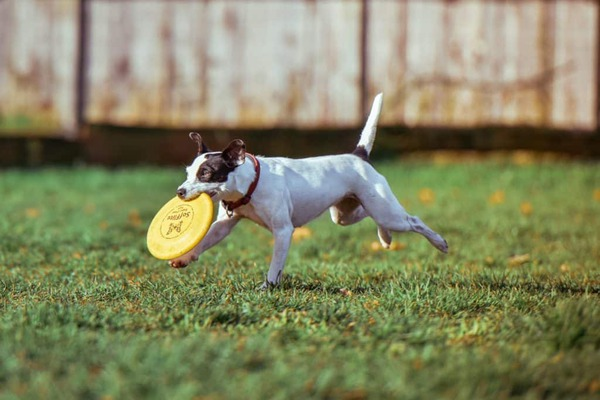
#> input picture 1_day/2.selective_search/images/dog.jpg, 600 x 400 px, found by its file name
$ jupyter execute selective_search.ipynb   (shell and % lines are left out)
#> lines starting #> are read from the running program, lines starting #| are printed output that depends on the picture
## Selective Search 예제

### 코드 다운로드

[cell 1]
%cd opencv-selective-search

[cell 2]
import cv2
import numpy as np
import matplotlib.pyplot as plt
import time
import random

[cell 3]
def plt_imshow(title, image):
    # convert the image frame BGR to RGB color space and display it
    image = cv2.cvtColor(image, cv2.COLOR_BGR2RGB)
    plt.imshow(image)
    plt.title(title)
    plt.grid(False)
    plt.show()

### segmetation 데모

[cell 4]
def graph_segmentation_demo(image_path, sigma=0.5, k=300, min_size=1000):
    # Load the image
#> called with image_path = 'dog.jpg', sigma = 0.1, k = 2000, min_size = 100
    image = cv2.imread(image_path)
#> image is the input picture: shape (400, 600, 3); mean B, G, R 98.2, 133.9, 132

    # Create the GraphSegmentation object
    gs = cv2.ximgproc.segmentation.createGraphSegmentation()

    # Set the sigma, k, and min_size parameters
    gs.setSigma(sigma)
    gs.setK(k)
    gs.setMinSize(min_size)

    # Process the image
    print(image.shape)
#| (400, 600, 3)
    segments = gs.processImage(image)
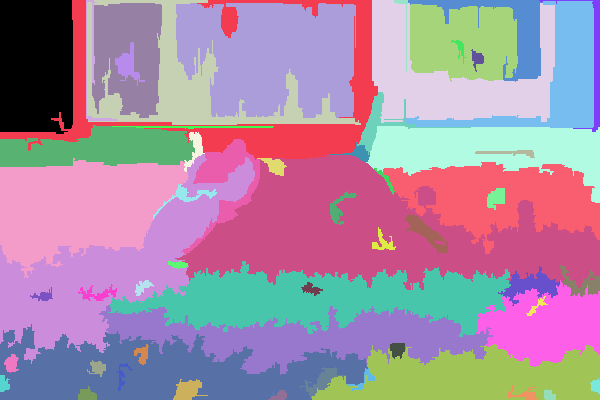
#> segments: shape (400, 600) int32; 61 distinct labels, from 0 to 60; one colour per label, 0 black
    print(segments.shape)
#| (400, 600)

    # Create a color image to visualize the segmentation
    visual = np.zeros((segments.shape[0], segments.shape[1], 3), dtype=np.uint8)
    segment_ids = np.unique(segments)
#> segment_ids = 61 values from 0 to 60
    print(segment_ids)
#| [ 0  1  2  3  4  5  6  7  8  9 10 11 12 13 14 15 16 17 18 19 20 21 22 23
#|  24 25 26 27 28 29 30 31 32 33 34 35 36 37 38 39 40 41 42 43 44 45 46 47
#|  48 49 50 51 52 53 54 55 56 57 58 59 60]
    for segment_id in segment_ids:
        visual[segments == segment_id] = [np.random.randint(0, 256) for _ in range(3)]
#> this loop made 61 passes
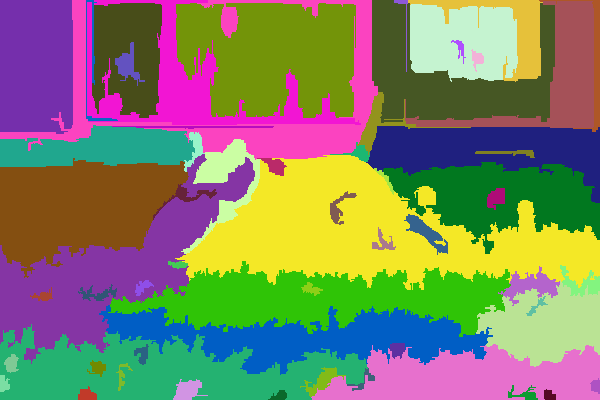
#> visual: shape (400, 600, 3); mean of channels 0, 1, 2 100.2, 129.5, 128.4; drawn as B, G, R

    return visual

[cell 5]
image_path = "dog.jpg"
visual = graph_segmentation_demo(image_path,0.1,2000,100)
plt_imshow("seletive search", visual)

### selective search를 이용한 region proposal

[cell 6]
def selective_search_demo(image_path):
    # Load the image
#> called with image_path = 'dog.jpg'
    image = cv2.imread(image_path)

    # Create a Selective Search Segmentation Object using the default graph-based model
    ss = cv2.ximgproc.segmentation.createSelectiveSearchSegmentation()
    ss.setBaseImage(image)


    # Choose the segmentation method (fast or quality)
    ss.switchToSelectiveSearchFast()

    # Run selective search and get the region proposals
    rects = ss.process()
    print(f"Total Region Proposals: {len(rects)}")
    print(rects)

    # Visualize a subset of region proposals
    num_show_rects = 100
    clone = image.copy()
    for i, rect in enumerate(rects):
        if i < num_show_rects:
            x, y, w, h = rect
            cv2.rectangle(clone, (x, y), (x+w, y+h), (0, 255, 0), 2)
        else:
            break
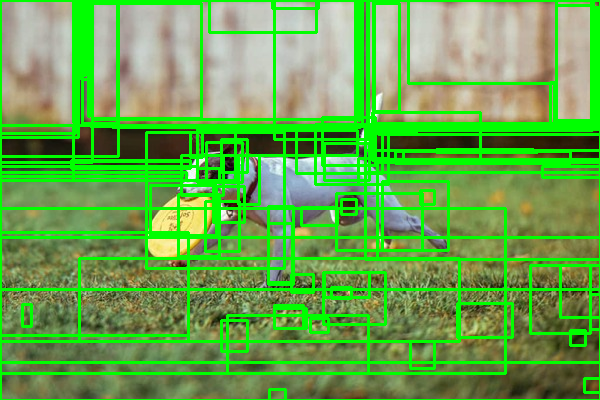
#> clone: shape (400, 600, 3); mean B, G, R 77.8, 166.2, 103.7

    return clone

[cell 7]
image_path = "dog.jpg"
visual = selective_search_demo(image_path)
plt_imshow("seletive search", visual)

### 객체 감지를 위한 OpenCV 선택적 검색

[cell 8]
args = {
    "image": "dog.jpg",
    "method": "fast"
}

[cell 9]
# load the input image
image = cv2.imread(args["image"])

# initialize OpenCV's selective search implementation and set the
# input image
ss = cv2.ximgproc.segmentation.createSelectiveSearchSegmentation()
ss.setBaseImage(image)

# check to see if we are using the *fast* but *less accurate* version
# of selective search
if args["method"] == "fast":
    print("[INFO] using *fast* selective search")
    ss.switchToSelectiveSearchFast()

# otherwise we are using the *slower* but *more accurate* version
else:
    print("[INFO] using *quality* selective search")
    ss.switchToSelectiveSearchQuality()

[cell 10]
# run selective search on the input image
start = time.time()
rects = ss.process()
#> rects = 1219 rows, first 6: [507, 258, 41, 32], [370, 0, 230, 163], [591, 8, 2, 115], [86, 314, 18, 16], [176, 201, 117, 90], [206, 317, 41, 34]
end = time.time()

# show how along selective search took to run along with the total
# number of returned region proposals
print("[INFO] selective search took {:.4f} seconds".format(end - start))
print("[INFO] {} total region proposals".format(len(rects)))
#| [INFO] 1219 total region proposals

[cell 11]
# loop over the region proposals in chunks (so we can better
# visualize them)
for i in range(0, len(rects), 100):
    # clone the original image so we can draw on it
    output = image.copy()

    # loop over the current subset of region proposals
    for (x, y, w, h) in rects[i:i + 100]:
        # draw the region proposal bounding box on the image
        color = [random.randint(0, 255) for j in range(0, 3)]
        cv2.rectangle(output, (x, y), (x + w, y + h), color, 2)

    # show the output image
    plt_imshow("Output", output)
#> this loop made 13 passes
#> i on passes 2 to 13: 100, 200, 300, 400, 500, 600, 700, 800, 900, 1000, 1100, 1200
#> pass 1, in plt_imshow (call 3), `image = cv2.cvtColor(image, cv2.COLOR_BGR2RGB)`:
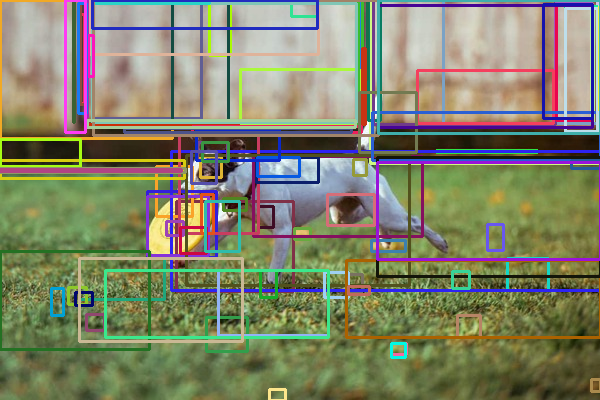
#> image: shape (400, 600, 3); mean R, G, B 129.2, 131.6, 106
#> pass 2, in plt_imshow (call 4), `image = cv2.cvtColor(image, cv2.COLOR_BGR2RGB)`:
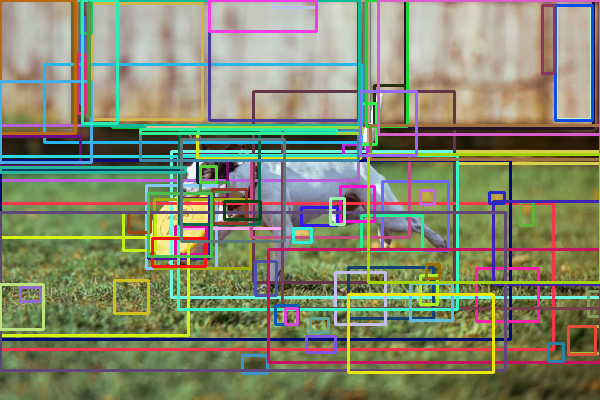
#> image: shape (400, 600, 3); mean R, G, B 132.5, 135.9, 109.3
#> pass 3, in plt_imshow (call 5), `image = cv2.cvtColor(image, cv2.COLOR_BGR2RGB)`:
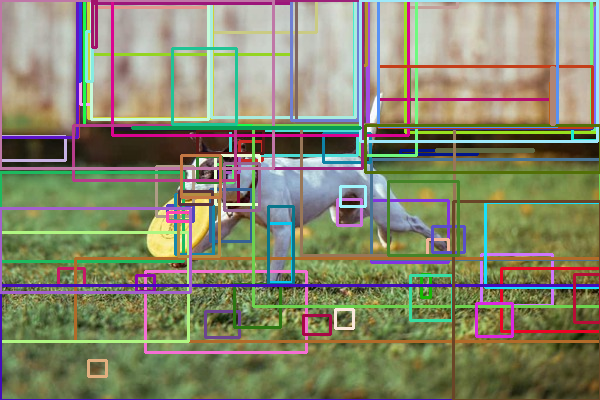
#> image: shape (400, 600, 3); mean R, G, B 133.7, 134.1, 107.7
#> after the loop:
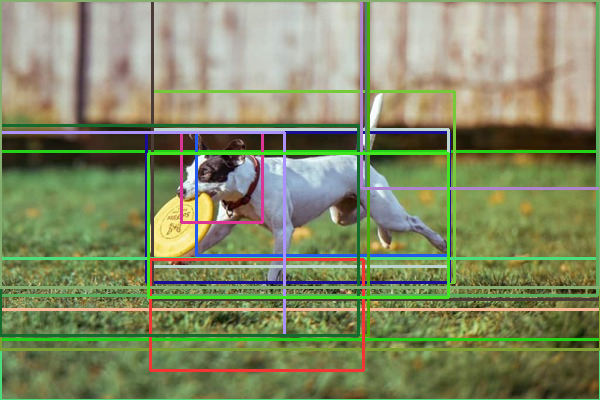
#> output: shape (400, 600, 3); mean B, G, R 101.6, 139.1, 131.1
